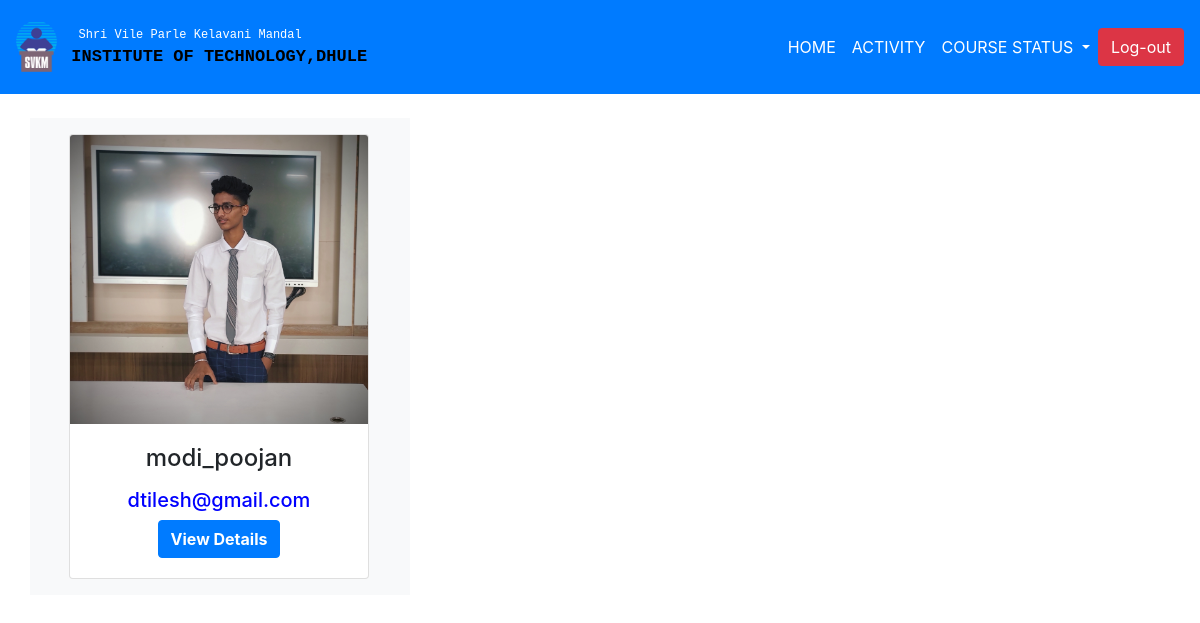
The app's page /view_activity.php?s=645654546&eid=1&t=C-coder exam, older data.
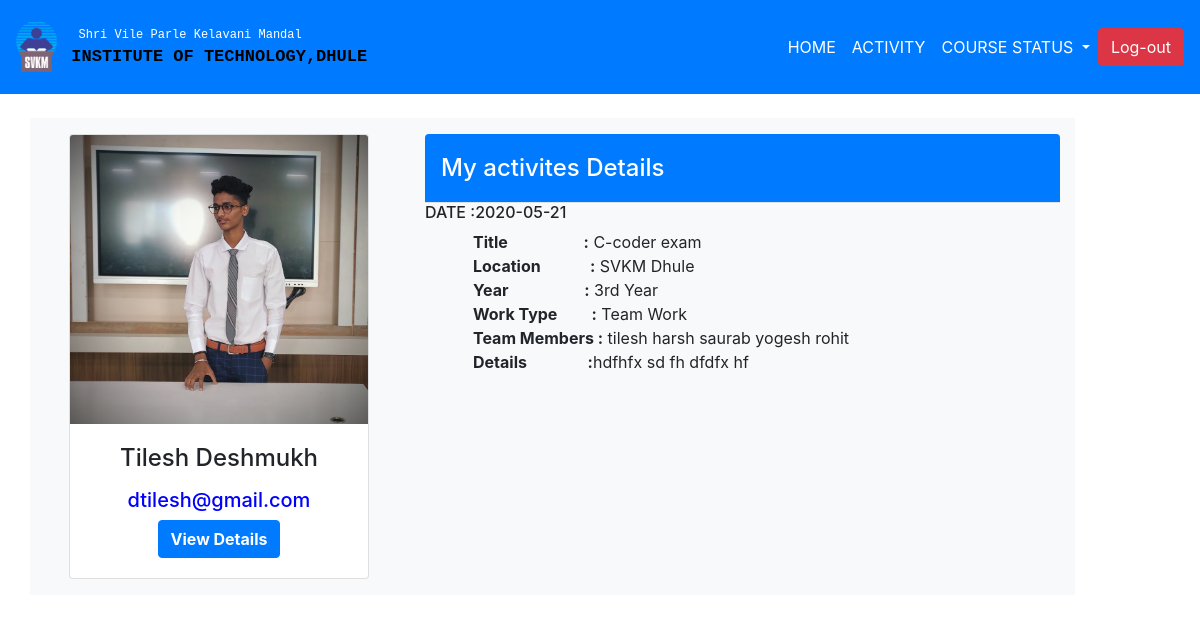
The same page, newer data.
### tables this page shows
CREATE TABLE `registration` (
  `id` int(10) NOT NULL,
  `name` varchar(50) NOT NULL,
  `number` int(50) NOT NULL,
  `address` text NOT NULL,
  `bdate` date NOT NULL,
  `dept` varchar(40) NOT NULL,
  `year` text NOT NULL,
  `sid` int(50) NOT NULL,
  `email` text NOT NULL,
  `pass` text NOT NULL,
  `img` text NOT NULL
);

CREATE TABLE `activity` (
  `id` int(11) NOT NULL,
  `title` varchar(50) NOT NULL,
  `location` text NOT NULL,
  `date` date NOT NULL,
  `year` text NOT NULL,
  `work_type` text NOT NULL,
  `team` text NOT NULL,
  `detail` text NOT NULL,
  `name` varchar(30) NOT NULL,
  `sid` int(50) NOT NULL
);

### view_activity.php (the view, shortened to what this page needs)
<!doctype html>
<html lang="en">
  <head>
    <link rel="stylesheet" href="https://stackpath.bootstrapcdn.com/bootstrap/4.4.1/css/bootstrap.min.css">
      <link rel="stylesheet" type="text/css" href="style.css">
  </head>
  <body>
<?php
    include('db.php');
    $sql = mysqli_query($conn, "select * from registration where id = '".$_GET['eid']."' ");
    while($row=mysqli_fetch_assoc($sql)){
    $s = $row['sid'];
?>
        <nav class="navbar navbar-expand-lg  navbar-dark bg-primary navbar-fixed-top">
            <img class="" src="logo.png" style="width: 3.5%; height: 1.8%">
              <pre style="font-size: 12px; color: white;">
   Shri Vile Parle Kelavani Mandal
  <b style="font-size: 17px; color: black;" class="text-uppercase">Institute Of Technology,Dhule  </b></pre>
            <div class="collapse navbar-collapse" id="navbarTogglerDemo02">
                <ul class="navbar-nav ml-auto mt-2 mt-lg-0">
                  <li class="nav-item active">
                    <a class="nav-link text-uppercase" href="Profile.php?eid=<?php echo $_GET['eid'];?>&s=<?php echo $s; ?>">Home <span class="sr-only">(current)</span></a>
                  </li>
                  <li class="nav-item active">
                    <a class="nav-link text-uppercase" href="activity.php?eid=<?php echo $_GET['eid'];?>&s=<?php echo $s; ?>">Activity <span class="sr-only">(current)</span></a>
                  </li>
                   <li class="nav-item dropdown">
                    <a class="nav-link dropdown-toggle text-white text-uppercase" style="color: black" href="#" id="navbardrop" data-toggle="dropdown">
                      Course Status
                    </a>
                  </li>
                </ul>
             <form class="form-inline my-2 my-lg-0" action="logout.php">
               <a href="logout.php"><button class="btn btn-danger my-2 my-sm-0" type="submit">Log-out</button></a>
            </form>
        </div>
      </nav>
      <?php
    }
    ?>
			<?php
 		   include('db.php');
		    $sql = mysqli_query($conn, "select * from registration where id = '".$_GET['eid']."' ");
 				   while($row=mysqli_fetch_assoc($sql)){
  					  $d = $row['id'];
			?>
<div class="container my-4">
    <div class="row">
        	<div class="col-lg-4 col-md-4 col-sm-2 col-2 text-center bg-light py-3">
              <div class="card mx-4" style="width:300px">
                   <img class="card-img-top" src="temp.jpg" alt="Card image" style="width:100%">
                  <div class="card-body">
                      <h4 class="card-title"><p><?php echo $row['name']; ?></p></h4>
                      <h5><p class="card-text" style="color: blue"> <?php echo $row['email']; ?></p></h5>
                    <a href="detail.php?eid=<?php echo $d; ?>" style="color: black"><button class="btn btn-primary "><b>View Details</b>  </button></a>
                  </div>
              </div>
 		    </div>
			  <?php
			}
			?>
			<?php
                      include('db.php');
                      $sql = mysqli_query($conn, "select * from activity where title = '".$_GET['t']."' && sid = '".$_GET['s']."'");
                      while($row=mysqli_fetch_assoc($sql)){
                  ?>
               <div class="col-lg-7 col-md-7 col-sm-5 col-6 bg-light py-3">
                <div class="modal-header btn-primary">
                     <h4 class="modal-title text-white" style="color:black">My activites Details</h4>
                    </div>
            		<div>
            		<h6 > DATE :<?php echo $row['date'];?></h6>
            		</div>
                    <div class="mx-5">
                         <b>Title &nbsp;&nbsp;&nbsp;&nbsp;&nbsp;&nbsp;&nbsp;&nbsp;&nbsp;&nbsp;&nbsp;&nbsp;&nbsp;&nbsp;&nbsp;&nbsp;&nbsp;&nbsp;&nbsp;:</b> <?php echo $row['title'];?> <br>
                        <b>Location &nbsp;&nbsp;&nbsp;&nbsp;&nbsp;&nbsp;&nbsp;&nbsp;&nbsp;&nbsp;&nbsp;&nbsp;:</b> <?php echo $row['location'];?> <br>
                        <b>Year &nbsp;&nbsp;&nbsp;&nbsp;&nbsp;&nbsp;&nbsp;&nbsp;&nbsp;&nbsp;&nbsp;&nbsp;&nbsp;&nbsp;&nbsp;&nbsp;&nbsp;&nbsp;&nbsp;:</b> <?php echo $row['year'];?> <br>
                        <b>Work Type   &nbsp;&nbsp;&nbsp;&nbsp;&nbsp;&nbsp;&nbsp;&nbsp;:</b> <?php echo $row['work_type'];?> <br>
                        <b>Team Members :</b> <?php echo $row['team'];?> <br>
                        <b>Details &nbsp;&nbsp;&nbsp;&nbsp;&nbsp;&nbsp;&nbsp;&nbsp;&nbsp;&nbsp;&nbsp;&nbsp;&nbsp;&nbsp;&nbsp;:</b><?php echo $row['detail'];?> <br>
                     </div>
                   </div>
                    <?php
                  }
                  ?>
               </div>
</div>
  </body>
</html>

Row changes from the older to the newer data that the page shows:
changed registration "dtilesh@gmail.com": name "modi_poojan" → "Tilesh Deshmukh"
added activity: date "2020-05-21", title "C-coder exam", location "SVKM Dhule", year "3rd Year", work_type "Team Work", team "tilesh harsh saurab yogesh rohit", detail "hdfhfx sd fh dfdfx hf"
